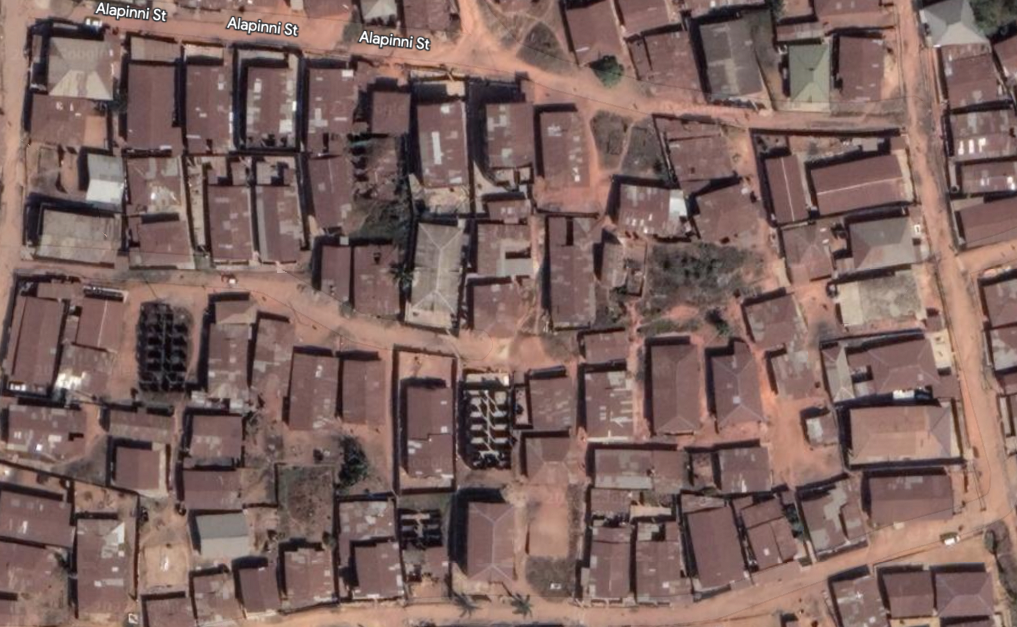
#> input picture topology/top2.png, 1017 x 627 px
$ jupyter execute --allow-errors pixel_extraction.ipynb
#> lines starting #> are read from the running program, lines starting #| are printed output that depends on the picture; after the words box and inside, x2 and y2 are one past the last pixel; in counts of white or black regions, pixels touching at a corner belong together
[cell 1]
import cv2 as cv
import numpy as np
from sklearn.cluster import DBSCAN
from matplotlib import pyplot as plt

[cell 2]
# Load the image in grayscale mode
image = cv.imread('./topology/top2.png', cv.IMREAD_GRAYSCALE)
image.shape

# Display the grayscale image
plt.figure(figsize=(6, 6))
plt.imshow(image, cmap='gray')
plt.show()

[cell 3]
edge_detected = cv.Canny(image, 50, 100)
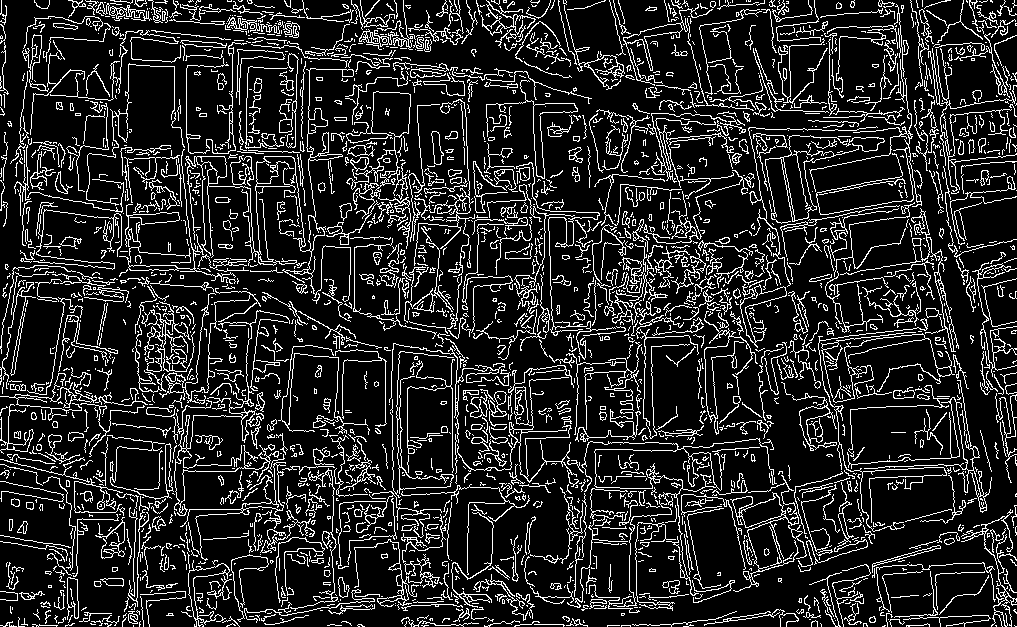
#> edge_detected: shape (627, 1017); 15.1% white in thin lines or dots

[cell 4]
# Display the grayscale image
plt.figure(figsize=(6, 6))
plt.imshow(edge_detected, cmap='gray')
plt.show()

[cell 5]
#Extract the coordinates of the activation points
points = np.argwhere(edge_detected == 255)
#> points = 96129 pairs, first value 0 to 626, second value 0 to 1016

# Swap x and y columns
points = points[:, ::-1]
#> points = 96129 pairs, first value 0 to 1016, second value 0 to 626


# Apply DBSCAN clustering
distance_threshold = 50
min_samples = 5
dbscan = DBSCAN(eps=distance_threshold, min_samples=min_samples)
dbscan.fit(points)

# print(dbscan.labels_)

hulls = []
# Draw bounding polygons around each cluster
for cluster_label in set(dbscan.labels_):
    if cluster_label == -1:
        # Ignore the noise points
        continue

    # Get the points in the current cluster
    cluster_points = points[dbscan.labels_ == cluster_label]

    # Find the convex hull of the cluster points
    hull = cv.convexHull(cluster_points)
    hulls.append(hull)

    # Draw the bounding polygon
    cv.polylines(edge_detected, [hull], True, 255, 1)
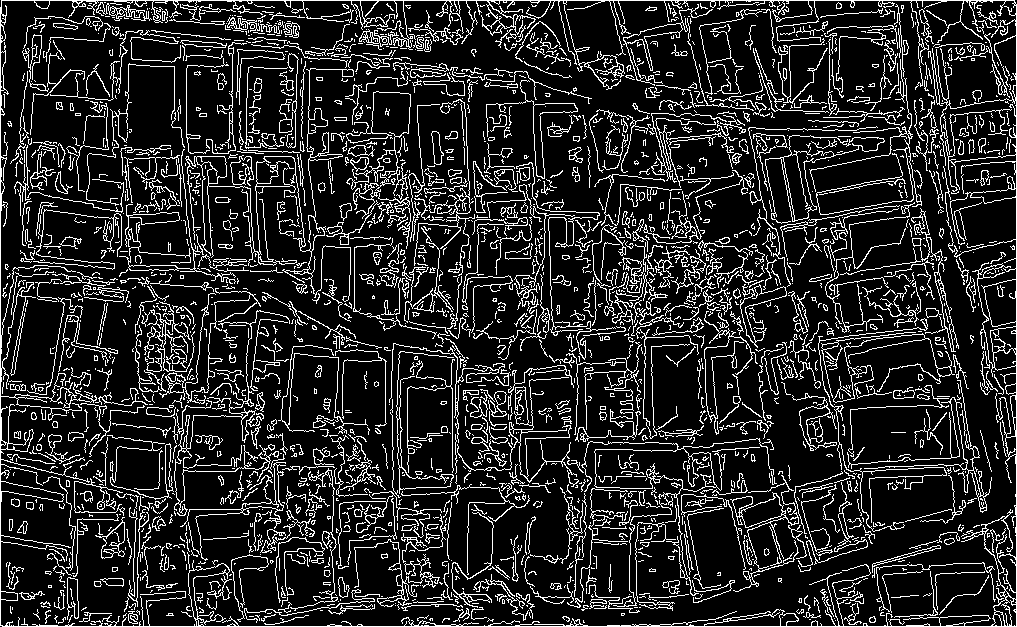
#> edge_detected: shape (627, 1017); 15.5% white in thin lines or dots
#> after the loop, hulls = 1 item

[cell 6]
# Show the image with bounding polygons
plt.figure(figsize=(5, 5))
plt.imshow(edge_detected, cmap='gray')
plt.show()

[cell 7]
image = cv.imread('./topology/top2.png')
#> image is the input picture: shape (627, 1017, 3); mean B, G, R 94.3, 99, 124.6
gray = cv.cvtColor(image, cv.COLOR_BGR2GRAY)

# Edge detection
edges = cv.Canny(gray, 50, 150)
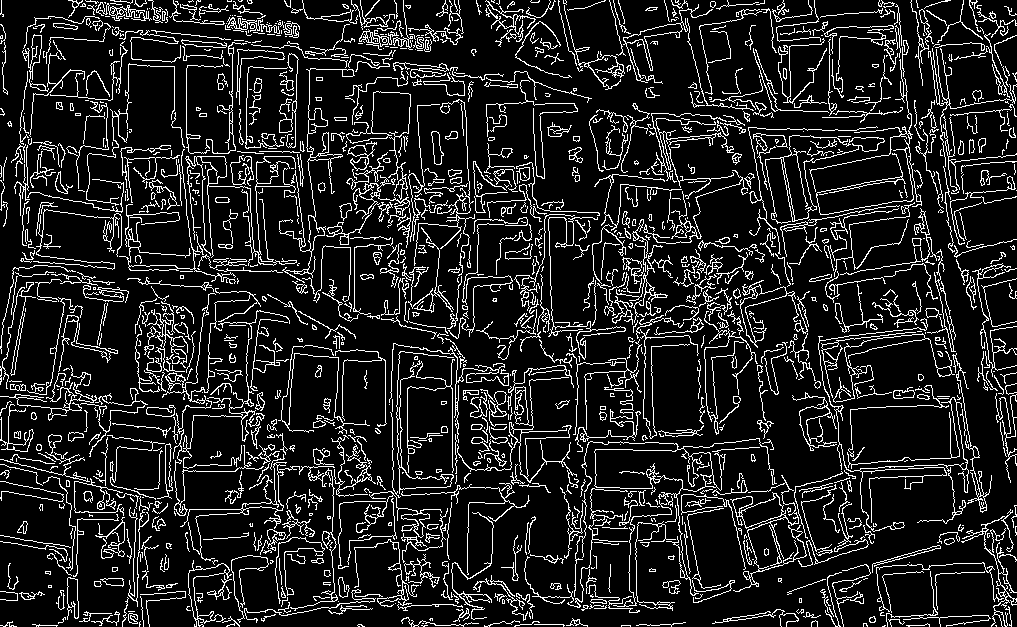
#> edges: shape (627, 1017); 13.1% white in thin lines or dots

# Find contours
contours, _ = cv.findContours(edges, cv.RETR_EXTERNAL, cv.CHAIN_APPROX_SIMPLE)
#> contours = 1248 contours, 959 with area under 20; largest, box (x1, y1, x2, y2) and area: (581, 438, 777, 596) 4230, (765, 135, 885, 224) 2884, (730, 475, 807, 592) 1194, (396, 351, 455, 494) 833, (279, 68, 355, 283) 797

# Draw bounding polygons
for cnt in contours:
    rect = cv.minAreaRect(cnt)
    box = cv.boxPoints(rect)
    box = box.astype('int')
    cv.drawContours(image, [box], 0, (0, 255, 0), 2)
#> this loop made 1248 passes
#> (rect, box) on passes 2 to 4: (((883.6, 625.7), (3.13, 0.894), -26.57), [[882, 626], [882, 625], [884, 624], [885, 625]]), (((625.5, 625.5), (1, 9), -90), [[630, 626], [621, 626], [621, 625], [630, 625]]), (((424, 625.5), (1, 6), -90), [[427, 626], [421, 626], [421, 625], [427, 625]])

# Display the result
plt.figure(figsize=(5, 5))
plt.imshow(image, cmap='gray')
plt.show()

[cell 8]
import cv2
import numpy as np
import random

# Create a blank 512x512 grayscale image
image = np.zeros((512, 512), dtype=np.uint8)

# Draw 20 non-intersecting houses as squares
for i in range(20):
    x = random.randint(10, 492)
    y = random.randint(10, 492)
    cv2.rectangle(image, (x, y), (x + 20, y + 20), 255, 2)
#> image: shape (512, 512); 1.8% white; 18 white regions, largest, box (x1, y1, x2, y2) and area: (153, 59, 190, 103) 456, (382, 46, 418, 80) 454, (224, 29, 247, 52) 236

# Draw a hill as a circle
cv2.circle(image, (256, 256), 50, 255, 2)
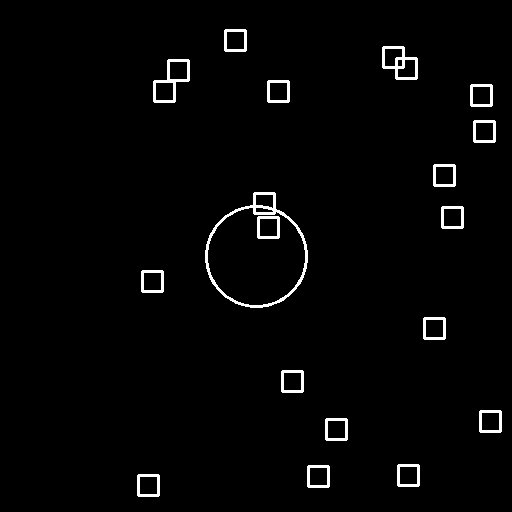
#> image: shape (512, 512); 2.1% white; 18 white regions, largest, box (x1, y1, x2, y2) and area: (205, 192, 308, 308) 1143, (153, 59, 190, 103) 456, (382, 46, 418, 80) 454

# Draw 3 free-form polygon valleys
for i in range(3):
    points = np.array([[random.randint(10, 502), random.randint(10, 502)] for _ in range(4)], dtype=np.int32)
    cv2.polylines(image, [points], True, 255, 2)
#> this loop made 3 passes
#> points on passes 1 to 3: [[470, 445], [360, 179], [251, 296], [61, 191]], [[232, 171], [322, 337], [477, 114], [292, 254]], [[236, 453], [276, 143], [41, 422], [480, 290]]
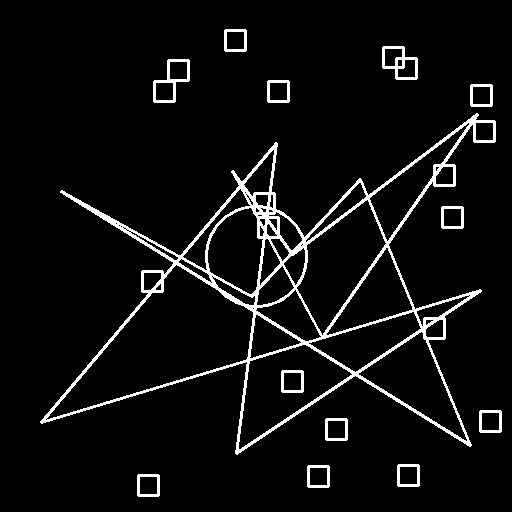
#> image: shape (512, 512); 5.8% white; 13 white regions, largest, box (x1, y1, x2, y2) and area: (40, 113, 496, 455) 11861, (153, 59, 190, 103) 456, (382, 46, 418, 80) 454

# Draw a hospital, gas station, and public park as rectangles
cv2.rectangle(image, (100, 100), (150, 130), 255, 2)  # Hospital
cv2.rectangle(image, (200, 200), (240, 230), 255, 2)  # Gas station
cv2.rectangle(image, (300, 300), (360, 340), 255, 2)  # Public park

# Draw a free-form river as a series of connected lines
points = np.array([[random.randint(10, 502), random.randint(10, 502)] for _ in range(10)], dtype=np.int32)
#> points = [[478, 17], [57, 378], [440, 214], [373, 432], [411, 352], [330, 10], [323, 262], [433, 454], [180, 134], [383, 176]]
cv2.polylines(image, [points], False, 255, 2)
#> image: shape (512, 512); 8.9% white; 12 white regions, largest, box (x1, y1, x2, y2) and area: (40, 9, 496, 456) 20396, (99, 99, 152, 132) 476, (153, 59, 190, 103) 456

# Display the resulting map using OpenCV
cv2.imshow('Map', image)
cv2.waitKey(0)
cv2.destroyAllWindows()

[cell 9]
import cv2
import numpy as np
import random

def draw_quadratic_bezier_curve(img, p0, p1, p2, color, thickness):
    points = []
    for t in np.linspace(0, 1, num=100):
        x = (1 - t)**2 * p0[0] + 2 * (1 - t) * t * p1[0] + t**2 * p2[0]
        y = (1 - t)**2 * p0[1] + 2 * (1 - t) * t * p1[1] + t**2 * p2[1]
        points.append((int(x), int(y)))

    for i in range(len(points) - 1):
        cv2.line(img, points[i], points[i+1], color, thickness)

# Create a blank 512x512 grayscale image
image = np.zeros((512, 512), dtype=np.uint8)

# Draw 20 non-intersecting houses as squares
for i in range(20):
    x = random.randint(10, 492)
    y = random.randint(10, 492)
    cv2.rectangle(image, (x, y), (x + 20, y + 20), 255, 2)
#> image: shape (512, 512); 1.8% white; 18 white regions, largest, box (x1, y1, x2, y2) and area: (50, 163, 87, 195) 454, (289, 158, 314, 202) 432, (238, 55, 261, 78) 236

# Draw a hill as a circle
cv2.circle(image, (256, 256), 50, 255, 2)
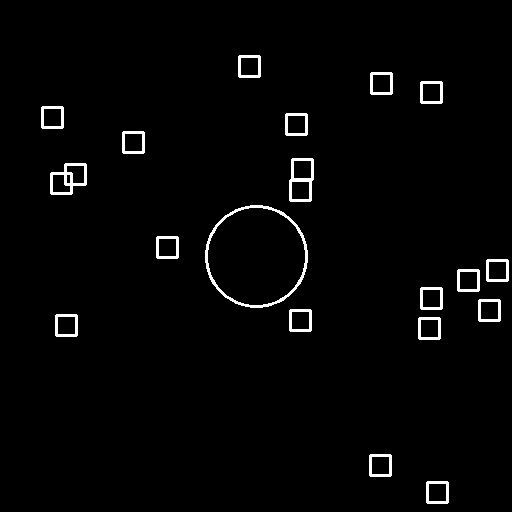
#> image: shape (512, 512); 2.1% white; 19 white regions, largest, box (x1, y1, x2, y2) and area: (205, 205, 308, 308) 924, (50, 163, 87, 195) 454, (289, 158, 314, 202) 432

# Draw 3 free-form polygon valleys
for i in range(3):
    points = np.array([[random.randint(10, 502), random.randint(10, 502)] for _ in range(4)], dtype=np.int32)
    cv2.polylines(image, [points], True, 255, 2)
#> this loop made 3 passes
#> points on passes 1 to 3: [[418, 207], [172, 304], [133, 158], [104, 106]], [[430, 105], [26, 323], [346, 143], [253, 45]], [[55, 357], [397, 76], [458, 86], [482, 29]]
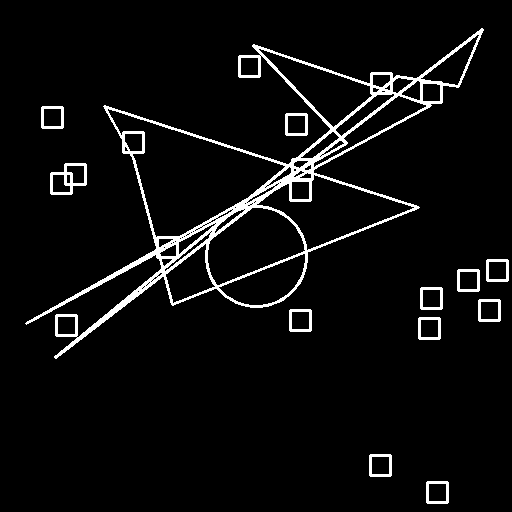
#> image: shape (512, 512); 5.1% white; 12 white regions, largest, box (x1, y1, x2, y2) and area: (25, 28, 484, 359) 10464, (50, 163, 87, 195) 454, (41, 106, 64, 129) 236

# Draw a hospital, gas station, and public park as rectangles
cv2.rectangle(image, (100, 100), (150, 130), 255, 2)  # Hospital
cv2.rectangle(image, (200, 200), (240, 230), 255, 2)  # Gas station
cv2.rectangle(image, (300, 300), (360, 340), 255, 2)  # Public park
#> image: shape (512, 512); 5.6% white; 12 white regions, largest, box (x1, y1, x2, y2) and area: (25, 28, 484, 359) 11221, (289, 299, 362, 342) 814, (50, 163, 87, 195) 454

# Draw a free-form river using connected quadratic Bezier curves
num_curves = 5
start_point = (random.randint(10, 502), 0)
control_points = [(random.randint(10, 502), (i + 1) * 512 // (num_curves + 1)) for i in range(num_curves)]
end_point = (random.randint(10, 502), 512)

prev_point = start_point
for i in range(num_curves):
    draw_quadratic_bezier_curve(image, prev_point, control_points[i], control_points[(i+1) % num_curves], 255, 2)
    prev_point = control_points[(i+1) % num_curves]
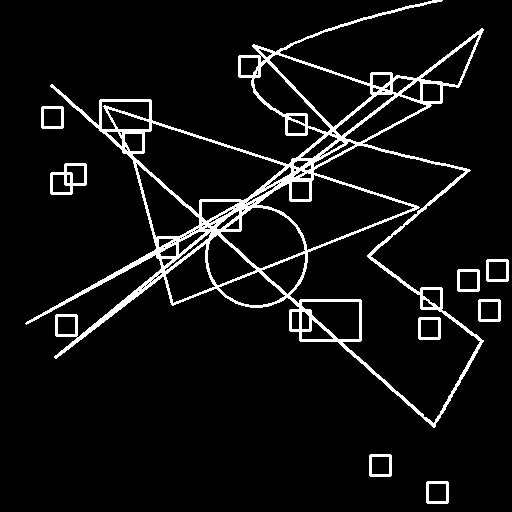
#> image: shape (512, 512); 7.1% white; 9 white regions, largest, box (x1, y1, x2, y2) and area: (25, 0, 484, 428) 16433, (50, 163, 87, 195) 454, (41, 106, 64, 129) 236
draw_quadratic_bezier_curve(image, prev_point, control_points[-1], end_point, 255, 2)
#> after the loop in draw_quadratic_bezier_curve (call 6), `for i in range(len(points) - 1):`:
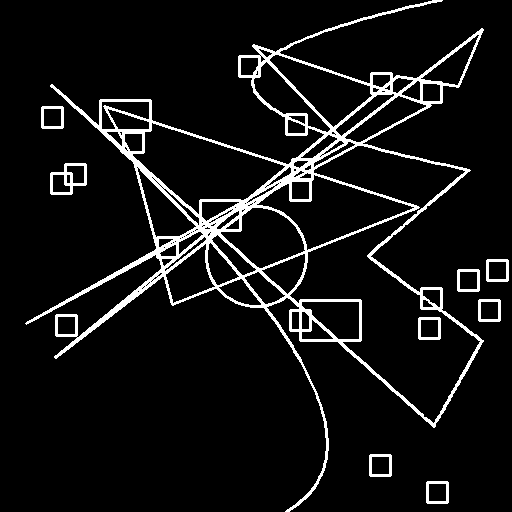
#> img: shape (512, 512); 7.6% white; 9 white regions, largest, box (x1, y1, x2, y2) and area: (25, 0, 484, 512) 17766, (50, 163, 87, 195) 454, (41, 106, 64, 129) 236

# Display the resulting map using OpenCV
cv2.imshow('Map', image)
cv2.waitKey(0)
cv2.destroyAllWindows()

[cell 10]
import cv2
import numpy as np
import random

def rects_overlap(rect1, rect2):
    x1, y1, x1b, y1b = rect1
    x2, y2, x2b, y2b = rect2
    return not (x1b < x2 or x2b < x1 or y1b < y2 or y2b < y1)

def draw_cubic_bezier_curve(img, p0, p1, p2, p3, color, thickness):
    points = []
    for t in np.linspace(0, 1, num=100):
        x = (1 - t)**3 * p0[0] + 3 * (1 - t)**2 * t * p1[0] + 3 * (1 - t) * t**2 * p2[0] + t**3 * p3[0]
        y = (1 - t)**3 * p0[1] + 3 * (1 - t)**2 * t * p1[1] + 3 * (1 - t) * t**2 * p2[1] + t**3 * p3[1]
        points.append((int(x), int(y)))

    for i in range(len(points) - 1):
        cv2.line(img, points[i], points[i+1], color, thickness)

def random_position(exclude_regions, width, height):
    while True:
        x = random.randint(10, 502 - width)
        y = random.randint(10, 502 - height)
        rect = (x, y, x + width, y + height)
        if not any(rects_overlap(rect, region) for region in exclude_regions):
            return x, y

def create_map():
    # Create a blank 512x512 grayscale image
    image = np.zeros((512, 512), dtype=np.uint8)
    exclude_regions = []

    # Draw 20 non-intersecting houses as squares
    for i in range(15):
        x, y = random_position(exclude_regions, 20, 20)
        cv2.rectangle(image, (x, y), (x + 20, y + 20), 255, 2)
        exclude_regions.append((x, y, x + 20, y + 20))

    # Draw a hill as a circle
    cx, cy = random_position(exclude_regions, 100, 100)
    cv2.circle(image, (cx, cy), 40 , 255, 2)

    # Draw a valley as a circle
    cx, cy = random_position(exclude_regions, 100, 100)
    cv2.circle(image, (cx, cy), 30, 255, 2)

    # Draw a hospital, gas station, and public park as rectangles
    x, y = random_position(exclude_regions, 50, 30)
    cv2.rectangle(image, (x, y), (x + 50, y + 30), 255, 2)  # Hospital
    exclude_regions.append((x, y, x + 50, y + 30))

    x, y = random_position(exclude_regions, 40, 30)
    cv2.rectangle(image, (x, y), (x + 40, y + 30), 255, 2)  # Gas station
    exclude_regions.append((x, y, x + 40, y + 30))

    x, y = random_position(exclude_regions, 60, 40)
    cv2.rectangle(image, (x, y), (x + 60, y + 40), 255, 2)  # Public park
    exclude_regions.append((x, y, x + 60, y + 40))

    # Draw a free-form river using a single cubic Bezier curve
    start_point = (random.randint(10, 502), 0)
    end_point = (random.randint(10, 502), 512)
    control_point1 = (random.randint(10, 502), random.randint(128, 384))
    control_point2 = (random.randint(10, 502), random.randint(128, 384))

    draw_cubic_bezier_curve(image, start_point, control_point1, control_point2, end_point, 255, 2)

    # Display the resulting map using OpenCV
    # cv2.imshow('Map', image)
    # cv2.waitKey(0)
    # cv2.destroyAllWindows()
    return image

# [42 lines of commented-out code are left out]

from shapely.geometry import Polygon

def count_intersections(image):
    # Find contours in the binary image
    contours, _ = cv2.findContours(image, cv2.RETR_EXTERNAL, cv2.CHAIN_APPROX_SIMPLE)

    # Convert contours to Shapely Polygons
    polygons = [Polygon(cnt.squeeze()) for cnt in contours]

    # Check for intersecting shapes
    intersections = 0
    for i, poly1 in enumerate(polygons):
        for poly2 in polygons[i+1:]:
            if poly1.intersects(poly2):
                intersections += 1

    return intersections

[cell 11]
while True:
    image = create_map()
    num_intersections = count_intersections(image)
    print(f'Number of intersecting shapes: {num_intersections}')
    if num_intersections == 0:
        break
#> this loop made 1 pass
#> (printed output is left out)
#> pass 1, `image = create_map()`:
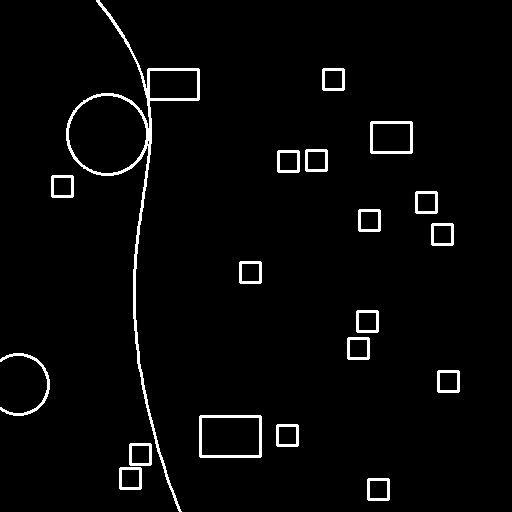
#> image: shape (512, 512); 2.9% white; 19 white regions, largest, box (x1, y1, x2, y2) and area: (66, 0, 200, 512) 2763, (199, 415, 262, 458) 596, (370, 121, 413, 154) 416
